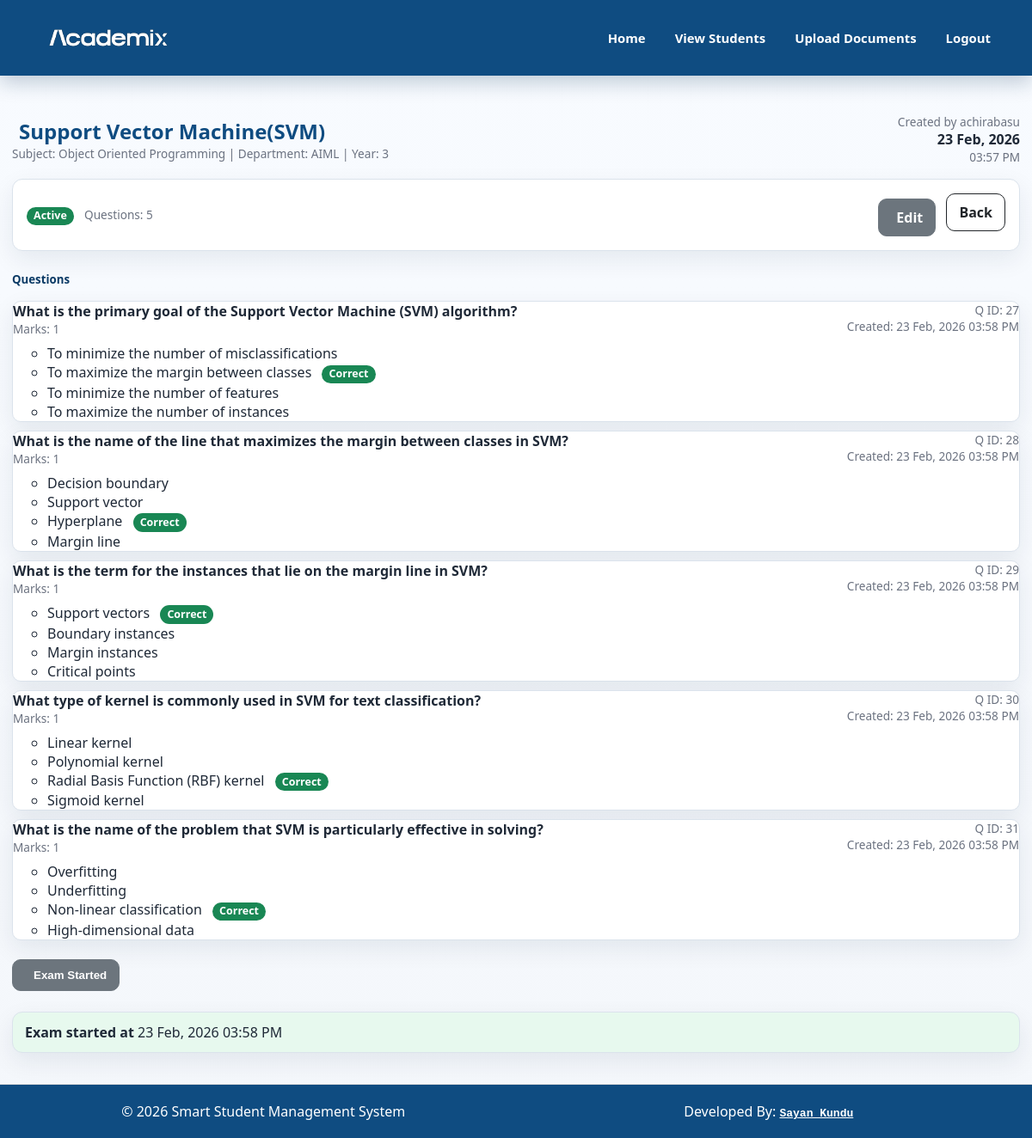
/paper/7/ (signed in), run on the app's committed database.
### ssmsapp/models.py (models this page shows, shortened)
class QuestionPaper(models.Model):
    dept_year_subject = models.ForeignKey(DepartmentYearSubject, on_delete=models.CASCADE)
    title = models.CharField(max_length=200)
    created_by = models.ForeignKey(settings.AUTH_USER_MODEL, on_delete=models.SET_NULL, null=True)
    created_at = models.DateTimeField(auto_now_add=True)
    num_questions = models.PositiveIntegerField(default=0)
    is_active = models.BooleanField(default=False)
    started_at = models.DateTimeField(null=True, blank=True)
    editable = models.BooleanField(default=True)

class DepartmentYearSubject(models.Model):
    DEPARTMENT_CHOICES = [
        ("CSE", "Computer Science"),
        ("IT", "Information Technology"),
        ("AIML", "Artificial Intelligence & ML"),
    ]
    YEAR_CHOICES = [
        ("1", "1st Year"),
        ("2", "2nd Year"),
        ("3", "3rd Year"),
        ("4", "4th Year"),
    ]
    department = models.CharField(max_length=10, choices=DEPARTMENT_CHOICES)
    year = models.CharField(max_length=1, choices=YEAR_CHOICES)
    subject = models.ForeignKey(Subject, on_delete=models.CASCADE, related_name="dept_year_subjects")
    class Meta:
        unique_together = ("department", "year", "subject")

class Subject(models.Model):
    code = models.CharField(max_length=20, unique=True)   # e.g. SUB1, ML2, IT3
    name = models.CharField(max_length=100)               # e.g. Data Structures

class Question(models.Model):
    paper = models.ForeignKey(QuestionPaper, related_name="questions", on_delete=models.CASCADE, null=True, blank=True)
    dept_year_subject = models.ForeignKey(DepartmentYearSubject, on_delete=models.CASCADE, related_name="questions")
    text = models.TextField()
    marks = models.PositiveIntegerField(default=1)
    title = models.CharField(max_length=200, null=True, blank=True)
    created_by = models.ForeignKey(settings.AUTH_USER_MODEL, on_delete=models.SET_NULL, null=True)
    created_at = models.DateTimeField(auto_now_add=True)

class Option(models.Model):
    question = models.ForeignKey(
        Question,
        on_delete=models.CASCADE,
        related_name="options"
    )
    text = models.CharField(max_length=300)
    is_correct = models.BooleanField(default=False)

### ssms/views.py (the view)
# urls.py: path('paper/<int:paper_id>/', paper_detail, name='paper_detail'),
@login_required(login_url="teacher_login")
def paper_detail(request, paper_id):
    paper = get_object_or_404(QuestionPaper, id=paper_id)
    if paper.created_by != request.user:
        return HttpResponseForbidden("Not allowed")
    questions = paper.questions.prefetch_related('options').all().order_by('id')
    return render(request, 'teachers/paper_detail.html', {
        'paper': paper,
        'questions': questions,
    })

### ssmsapp/context_processors.py (called while the page is built)
def notice_count(request):
    count = Notice.objects.filter(is_read=False).count()
    return {
        'new_notices_count': count
    }

### templates/teachers/paper_detail.html (shortened to what this page needs)
{% extends "tbase.html" %}
{% block content %}
<div class="container mt-4">
  <div class="d-flex justify-content-between align-items-center mb-3">
    <div>
      <h2 class="mb-0 text-primary">{{ paper.title }}</h2>
      <div class="small text-muted">
        Subject: {{ paper.dept_year_subject.subject.name }} |
        Department: {{ paper.dept_year_subject.department }} |
        Year: {{ paper.dept_year_subject.year }}
      </div>
    </div>
    <div class="text-end">
      <div class="small text-muted">Created by {{ paper.created_by.username }}</div>
      <div class="fw-bold">{{ paper.created_at|date:"d M, Y" }}</div>
      <div class="small text-muted">{{ paper.created_at|date:"h:i A" }}</div>
    </div>
  </div>
  <div class="card mb-4 shadow-sm">
    <div class="card-body">
      <div class="d-flex justify-content-between align-items-center">
        <div>
          <span class="badge {% if paper.is_active %}bg-success{% else %}bg-secondary{% endif %}">
            {% if paper.is_active %}Active{% else %}Not started{% endif %}
          </span>
          <span class="ms-2 small text-muted">Questions: {{ paper.questions.count }}</span>
        </div>
        <div>
          <a href="{% url 'setexam' paper.dept_year_subject.id %}" class="btn btn-outline-secondary btn-sm me-2">
             Edit
          </a>
          <a href="{% url 'select_exam' %}" class="btn btn-outline-dark btn-sm">Back</a>
        </div>
      </div>
    </div>
  </div>
  <h5 class="mb-3">Questions</h5>
  <ol class="list-group list-group-numbered mb-4">
    {% for q in questions %}
      <li class="list-group-item">
        <div class="d-flex justify-content-between">
          <div>
            <div class="fw-bold">{{ q.text }}</div>
            <div class="small text-muted">Marks: {{ q.marks }}</div>
            <ul class="mt-2 mb-0">
              {% for o in q.options.all %}
                <li>
                  {{ o.text }}
                  {% if o.is_correct %}
                    <span class="badge bg-success ms-2">Correct</span>
                  {% endif %}
                </li>
              {% endfor %}
            </ul>
          </div>
          <div class="text-end">
            <div class="small text-muted">Q ID: {{ q.id }}</div>
            <div class="small text-muted">Created: {{ q.created_at|date:"d M, Y h:i A" }}</div>
          </div>
        </div>
      </li>
    {% empty %}
      <li class="list-group-item text-muted">No questions saved for this paper yet.</li>
    {% endfor %}
  </ol>
  <div class="mb-4">
    <form method="post" action="{% url 'start_exam' paper.id %}" onsubmit="return confirm('Start exam now? Students will be able to access it.');">
      {% if not paper.is_active and paper.questions.count > 0 %}
        <button type="submit" class="btn btn-success">
          <i class="bi bi-play-fill me-1"></i> Start Exam
        </button>
      {% elif paper.is_active %}
        <button type="button" class="btn btn-secondary" disabled>
           Exam Started
        </button>
      {% else %}
        <button type="button" class="btn btn-outline-secondary" disabled>
          <i class="bi bi-exclamation-circle me-1"></i> Add Questions First
        </button>
      {% endif %}
    </form>
  </div>
  {% if paper.is_active and paper.started_at %}
    <div class="alert alert-success">
      <strong>Exam started at</strong> {{ paper.started_at|date:"d M, Y h:i A" }}
    </div>
  {% endif %}
</div>
{% endblock %}

### static/css/teachers.css (style rules this page uses)
:root { --tp-bg: #f4f7fb; --tp-surface: #ffffff; --tp-text: #1f2937; --tp-muted: #6b7280; --tp-primary: #0f4c81; --tp-primary-soft: #e8f1fb; --tp-success: #198754; --tp-danger: #dc3545; --tp-border: #dbe3ec; --tp-shadow: 0 10px 28px rgba(19, 35, 58, 0.08); }
* { box-sizing: border-box; }
body { margin: 0; min-height: 100vh; display: flex; flex-direction: column; font-family: "Segoe UI", Tahoma, Geneva, Verdana, sans-serif; color: var(--tp-text); background: linear-gradient(180deg, #f8fbff 0%, var(--tp-bg) 100%); }
.container { max-width: 100%; margin: 0 auto; }
h1, h2, h3, h4, h5 { margin-top: 0; color: #0c3b66; }
a { color: var(--tp-primary); }
.dashboard-container, .card, .alert, form { border-radius: 12px; }
.dashboard-container, .card, .alert, .list-group-item, table { background: var(--tp-surface); border: 1px solid var(--tp-border); box-shadow: var(--tp-shadow); }
.card { padding: 16px; }
.btn, button { display: inline-flex; align-items: center; justify-content: center; gap: 6px; padding: 10px 14px; border: 1px solid transparent; border-radius: 10px; font-weight: 600; text-decoration: none; cursor: pointer; }
.btn-outline-secondary, .btn-secondary { border-color: #6c757d; color: #fff; background: #6c757d; }
.btn-outline-dark { border-color: #212529; color: #212529; background: #fff; }
form > * + * { margin-top: 12px; }
.d-flex { display: flex; }
.justify-content-between { justify-content: space-between; }
.align-items-center { align-items: center; }
.mt-2 { margin-top: 0.5rem; }
.mt-4 { margin-top: 1.5rem; }
.mb-0 { margin-bottom: 0; }
.mb-3 { margin-bottom: 1rem; }
.mb-4 { margin-bottom: 1.5rem; }
.me-2 { margin-right: 0.5rem; }
.ms-2 { margin-left: 0.5rem; }
.text-end { text-align: right; }
.text-muted { color: var(--tp-muted); }
.text-primary { color: var(--tp-primary); }
.small { font-size: 0.85rem; }
.fw-bold { font-weight: 700; }
.shadow, .shadow-sm { box-shadow: var(--tp-shadow); }
.badge { display: inline-block; padding: 0.35em 0.65em; border-radius: 999px; font-size: 0.78rem; font-weight: 700; line-height: 1; }
.bg-success { background: var(--tp-success); color: #fff; }
.alert { padding: 12px 14px; }
.alert-success { background: #e7f9ee; }
.list-group { margin: 0; padding: 0; list-style: none; }
.list-group-item { margin-bottom: 10px; border-radius: 10px; }

### data on the page
QuestionPaper: title "Support Vector Machine(SVM)", dept_year_subject.subject.name "Object Oriented Programming", dept_year_subject.department "AIML", dept_year_subject.year "3", created_by.username "achirabasu", created_at "23 Feb, 2026", created_at "03:57 PM", questions.count "5", started_at "23 Feb, 2026 03:58 PM"
Question: text "What is the primary goal of the Support Vector Machine (SVM) algorithm?", marks "1", id "27", created_at "23 Feb, 2026 03:58 PM"
Option: text "To minimize the number of misclassifications"
Option: text "To maximize the margin between classes", is_correct "Correct"
Option: text "To minimize the number of features"
Option: text "To maximize the number of instances"
Question: text "What is the name of the line that maximizes the margin between classes in SVM?", marks "1", id "28", created_at "23 Feb, 2026 03:58 PM"
Option: text "Decision boundary"
Option: text "Support vector"
Option: text "Hyperplane", is_correct "Correct"
Option: text "Margin line"
Question: text "What is the term for the instances that lie on the margin line in SVM?", marks "1", id "29", created_at "23 Feb, 2026 03:58 PM"
Option: text "Support vectors", is_correct "Correct"
Option: text "Boundary instances"
Option: text "Margin instances"
Option: text "Critical points"
Question: text "What type of kernel is commonly used in SVM for text classification?", marks "1", id "30", created_at "23 Feb, 2026 03:58 PM"
Option: text "Linear kernel"
Option: text "Polynomial kernel"
Option: text "Radial Basis Function (RBF) kernel", is_correct "Correct"
Option: text "Sigmoid kernel"
Question: text "What is the name of the problem that SVM is particularly effective in solving?", marks "1", id "31", created_at "23 Feb, 2026 03:58 PM"
Option: text "Overfitting"
Option: text "Underfitting"
Option: text "Non-linear classification", is_correct "Correct"
Option: text "High-dimensional data"
